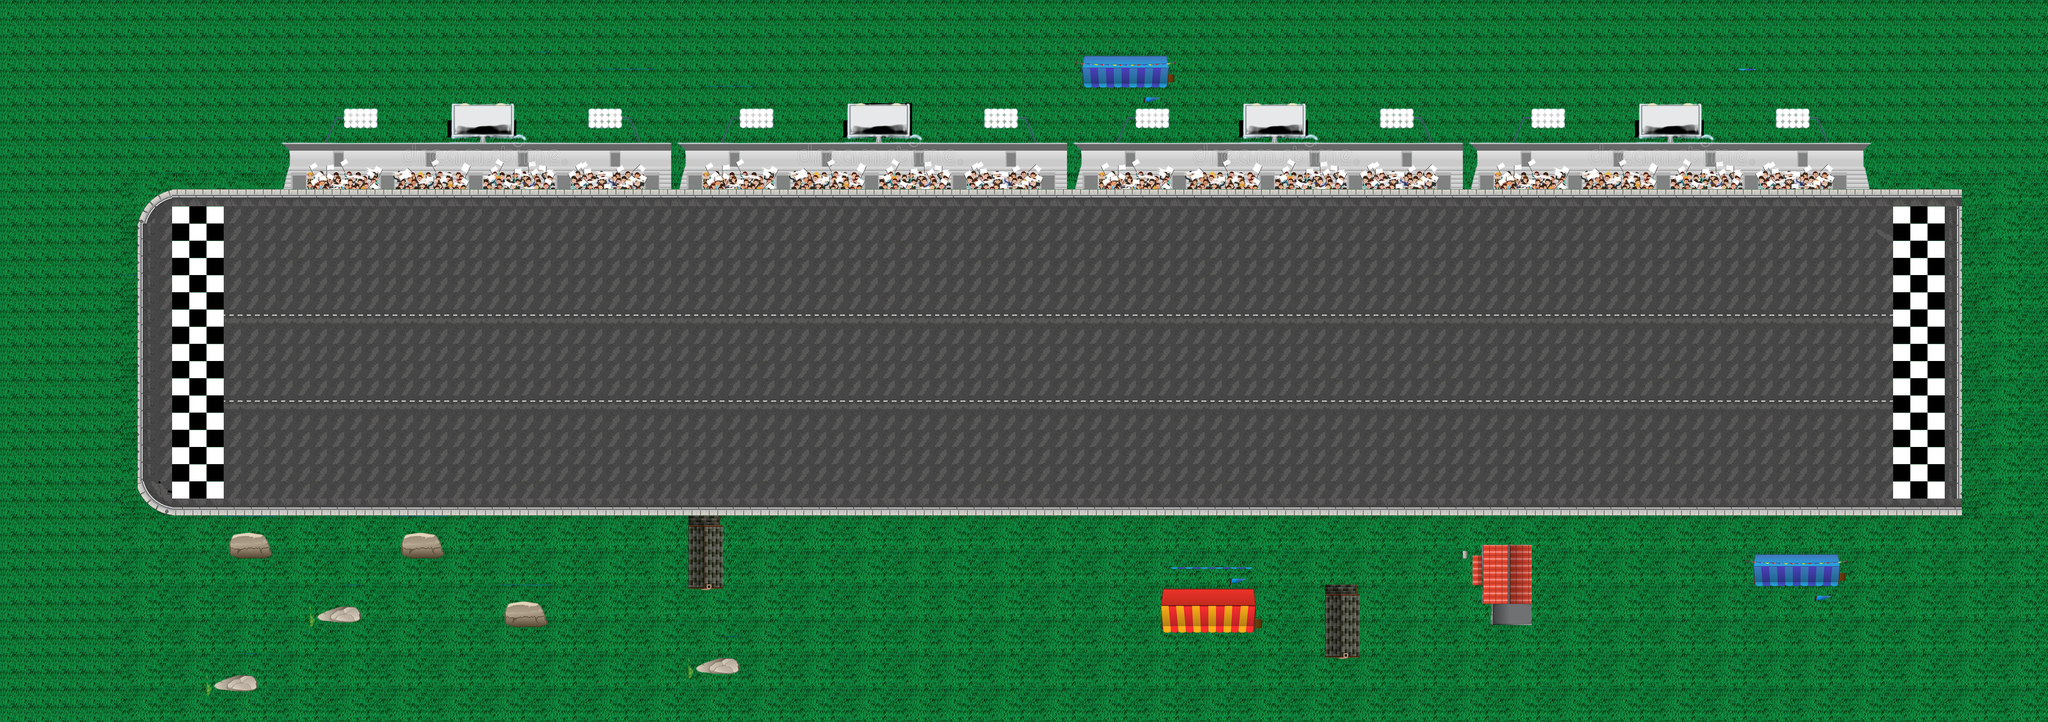

A level layout from a 2D game, rendered from its tile map. Below: a short description, then the map file with tile-grid data replaced by summaries:
An orthogonal 119x42 tile map with 32x32 px tiles, 3 tile layers (Tile Layer 1, finishLine, collision), 8 tilesets and 1 object (finishLine).

<map version="1.10" tiledversion="1.10.1" orientation="orthogonal" renderorder="right-down" width="119" height="42" tilewidth="32" tileheight="32" infinite="0" nextlayerid="9" nextobjectid="15">
 <tileset firstgid="1" name="decor" tilewidth="32" tileheight="32" tilecount="308" columns="22">
  <image source="decor-PhotoRoom.png-PhotoRoom.png" width="710" height="473" />
 </tileset>
 <tileset firstgid="309" name="road-removebg-preview" tilewidth="32" tileheight="32" tilecount="165" columns="15">
  <image source="road-removebg-preview.png" width="488" height="352" />
 </tileset>
 <tileset firstgid="474" name="a" tilewidth="32" tileheight="32" tilecount="120" columns="24">
  <image source="Screenshot_2023-05-15_075441-removebg-preview.png" width="769" height="183" />
 </tileset>
 <tileset firstgid="594" name="road-removebg-preview" tilewidth="32" tileheight="32" tilecount="165" columns="15">
  <image source="road-removebg-preview.png" width="488" height="352" />
 </tileset>
 <tileset firstgid="759" name="road-removebg-preview1" tilewidth="32" tileheight="32" tilecount="135" columns="9">
  <image source="road-removebg-preview1.png" width="293" height="488" />
 </tileset>
 <tileset firstgid="894" name="road-removebg-preview1" tilewidth="32" tileheight="32" tilecount="135" columns="9">
  <image source="road-removebg-preview1.png" width="293" height="488" />
 </tileset>
 <tileset firstgid="1029" name="white" tilewidth="32" tileheight="32" tilecount="64" columns="8">
  <image source="square-xxl.png" width="256" height="256" />
 </tileset>
 <tileset firstgid="1093" name="black" tilewidth="32" tileheight="32" tilecount="1" columns="1">
  <image source="black-square.png" width="32" height="32" />
 </tileset>
 <layer id="5" name="Tile Layer 1" width="119" height="42">
  <data>[4998 cells, 4972 non-empty, 16 distinct tile ids]</data>
 </layer>
 <layer id="6" name="finishLine" width="119" height="42">
  <data>[4998 cells, 666 non-empty, 224 distinct tile ids]</data>
 </layer>
 <layer id="7" name="collision" width="119" height="42">
  <data>[4998 cells, 2011 non-empty, 14 distinct tile ids]</data>
 </layer>
 <objectgroup id="8" name="dich">
  <object id="11" type="finishLine" x="3522.66" y="381.333" width="92" height="548">
   <properties>
    <property name="Type" value="finishLine" />
   </properties>
  </object>
 </objectgroup>
</map>
